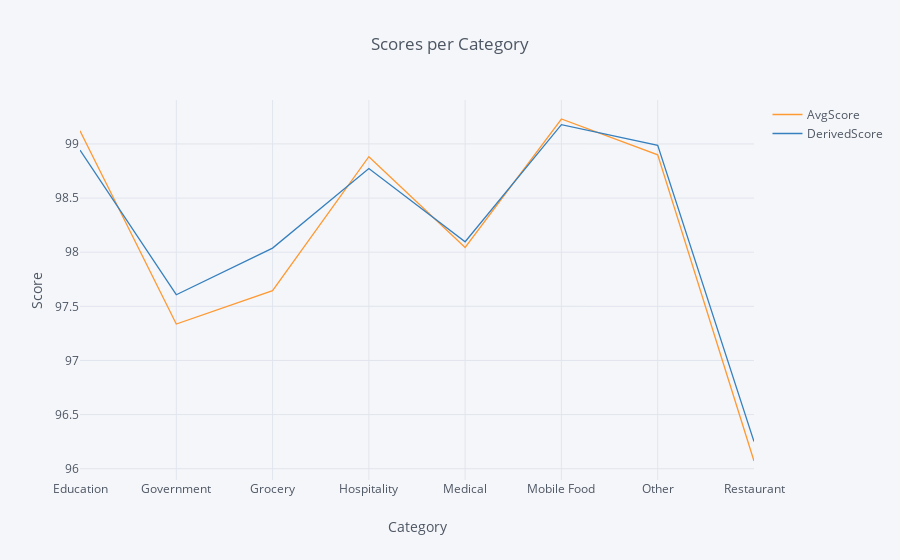

This figure's notebook cell:
### Markdown cell above
## What is the average inspection score for each *category*?

### Code cell
iplot(aggregate.iplot(asFigure=True,
                               kind='scatter',xTitle='Category',yTitle='Score',title='Scores per Category'))

### Figure 1 — Plotly figure (JSON) as saved in the notebook; plotly's stock layout.template omitted (floating-point values rounded to 4 significant figures)
{"data": [{"line": {"color": "rgba(255, 153, 51, 1.0)", "dash": "solid", "width": 1.3}, "mode": "lines", "name": "AvgScore", "text": "", "type": "scatter", "x": ["Education", "Government", "Grocery", "Hospitality", "Medical", "Mobile Food", "Other", "Restaurant"], "y": [99.12, 97.34, 97.64, 98.88, 98.04, 99.23, 98.9, 96.07]}, {"line": {"color": "rgba(55, 128, 191, 1.0)", "dash": "solid", "width": 1.3}, "mode": "lines", "name": "DerivedScore", "text": "", "type": "scatter", "x": ["Education", "Government", "Grocery", "Hospitality", "Medical", "Mobile Food", "Other", "Restaurant"], "y": [98.94, 97.61, 98.04, 98.77, 98.1, 99.18, 98.99, 96.25]}], "layout": {"legend": {"bgcolor": "#F5F6F9", "font": {"color": "#4D5663"}}, "paper_bgcolor": "#F5F6F9", "plot_bgcolor": "#F5F6F9", "title": "Scores per Category", "titlefont": {"color": "#4D5663"}, "xaxis1": {"gridcolor": "#E1E5ED", "showgrid": true, "tickfont": {"color": "#4D5663"}, "title": "Category", "titlefont": {"color": "#4D5663"}, "zerolinecolor": "#E1E5ED"}, "yaxis1": {"gridcolor": "#E1E5ED", "showgrid": true, "tickfont": {"color": "#4D5663"}, "title": "Score", "titlefont": {"color": "#4D5663"}, "zerolinecolor": "#E1E5ED"}}}
